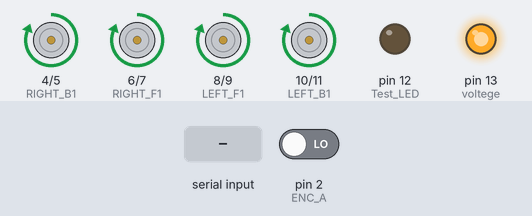
A sketch run on a simulated Arduino Uno, built with avr-gcc and run on an emulated ATmega328P. Parts: motor-driver pin pairs drawn as motors (green arrow = first pin HIGH = forward, orange = second pin HIGH = backward, longer = more drive), output pins drawn as LEDs (lit = HIGH). The test bench sets the inputs (shaded band); at power-on: pin 2 (ENC_A) LOW. What the sketch prints to the serial monitor is not drawn.

Above: at 1.2 s.
1.3 s: "90,45\n" received over Serial
At 1.8 s:
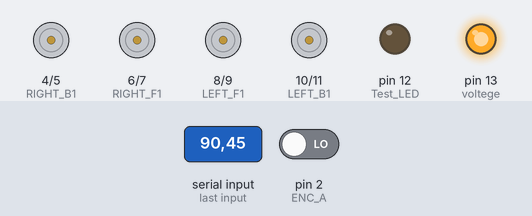
2.8 s: "30,150\n" received over Serial
4.3 s: "200\n" received over Serial
5.8 s: "90,45\n" received over Serial
Timing chart, 0 to 8.3 s (numbered marks = the images above; inputs shaded):
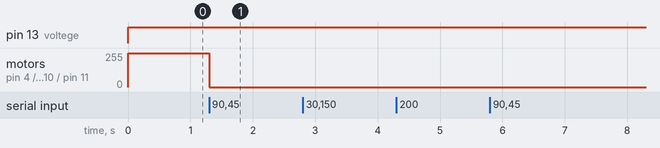

Measured:
- after the input at 1.3 s, motor on pin 4 (RIGHT_B1) / pin 5 (RIGHT_B2), motor on pin 6 (RIGHT_F1) / pin 7 (RIGHT_F2), motor on pin 8 (LEFT_F1) / pin 9 (LEFT_F2), motor on pin 10 (LEFT_B1) / pin 11 (LEFT_B2): forward 255/255 → stopped at once

The sketch:

MotoDriver.ino
```cpp
#define ENC_A 2 // in usage
#define ENC_B 3
#define LEFT_F1 8
#define LEFT_F2 9
#define LEFT_B1 10
#define LEFT_B2 11
#define RIGHT_F1 6
#define RIGHT_F2 7
#define RIGHT_B1 4
#define RIGHT_B2 5
#define Test_LED 12
#define voltege 13

int position = 0;
int x = 328; // One full lap
// one full lap = 25cm
// robot length is 26cm
// map sqer is 25cm
const int forward = 1;
const int backward = 2;
const int turnLeft = 3;
const int turnRight = 4;
int signal = 1;

void setup() {
  // put your setup code here, to run once:
  Serial.begin(9600);
  pinMode(ENC_A,INPUT);
  pinMode(ENC_B,INPUT);
  attachInterrupt(digitalPinToInterrupt(ENC_A),readEncoder,RISING);
  pinMode(LEFT_F1, OUTPUT);
  pinMode(LEFT_F2, OUTPUT);
  pinMode(LEFT_B1, OUTPUT);
  pinMode(LEFT_B2, OUTPUT);
  pinMode(RIGHT_F1, OUTPUT);
  pinMode(RIGHT_F2, OUTPUT);
  pinMode(RIGHT_B1, OUTPUT);
  pinMode(RIGHT_B2, OUTPUT);
  pinMode(Test_LED, OUTPUT);
  pinMode(voltege, OUTPUT);
}

void loop() {
  digitalWrite(voltege,HIGH);
  Serial.println(position); // control check
  if (Serial.available() > 0){
    signal = Serial.read() - '0';
    position = 0;
  }
  if(signal == forward){
    Run(forward);
  }else if(signal == backward){
    Run(backward);
  }else if(signal == turnLeft){
    Run(turnLeft);
  }else if(signal == turnRight){
    Run(turnRight);
  }else{
    Stop();
  }
}

// 1 = go forward
// 2 = go back
void Run(int i){
  if(abs(position) < x){
    if(i == forward){
      digitalWrite(LEFT_F1,HIGH);
      digitalWrite(LEFT_B1,HIGH);
      digitalWrite(RIGHT_F1,HIGH);
      digitalWrite(RIGHT_B1,HIGH);

      digitalWrite(LEFT_F2,LOW);
      digitalWrite(LEFT_B2,LOW);
      digitalWrite(RIGHT_F2,LOW);
      digitalWrite(RIGHT_B2,LOW);
    }else if(i == backward){
      digitalWrite(LEFT_F1,LOW);
      digitalWrite(LEFT_B1,LOW);
      digitalWrite(RIGHT_F1,LOW);
      digitalWrite(RIGHT_B1,LOW);

      digitalWrite(LEFT_F2,HIGH);
      digitalWrite(LEFT_B2,HIGH);
      digitalWrite(RIGHT_F2,HIGH);
      digitalWrite(RIGHT_B2,HIGH);
    }else if(i == turnLeft){
      digitalWrite(LEFT_F1,LOW);
      digitalWrite(LEFT_F2,HIGH);

      digitalWrite(LEFT_B1,HIGH);
      digitalWrite(LEFT_B2,LOW);

      digitalWrite(RIGHT_F1,HIGH);
      digitalWrite(RIGHT_F2,LOW);

      digitalWrite(RIGHT_B1,LOW);
      digitalWrite(RIGHT_B2,HIGH);
    }else if(i == turnRight){
      digitalWrite(LEFT_F1,HIGH);
      digitalWrite(LEFT_F2,LOW);

      digitalWrite(LEFT_B1,LOW);
      digitalWrite(LEFT_B2,HIGH);

      digitalWrite(RIGHT_F1,LOW);
      digitalWrite(RIGHT_F2,HIGH);

      digitalWrite(RIGHT_B1,HIGH);
      digitalWrite(RIGHT_B2,LOW);
    }
  }else{
    Stop();
    signal = 0;
  }
}

void Stop(){
  digitalWrite(Test_LED,LOW);
  digitalWrite(LEFT_F1,LOW);
  digitalWrite(LEFT_B1,LOW);
  digitalWrite(RIGHT_F1,LOW);
  digitalWrite(RIGHT_B1,LOW);

  digitalWrite(LEFT_F2,LOW);
  digitalWrite(LEFT_B2,LOW);
  digitalWrite(RIGHT_F2,LOW);
  digitalWrite(RIGHT_B2,LOW);
}


void readEncoder(){
  int a = digitalRead(ENC_A);
  if(a>0){
    position++;
  }else{
    position--;
  }
}
```
